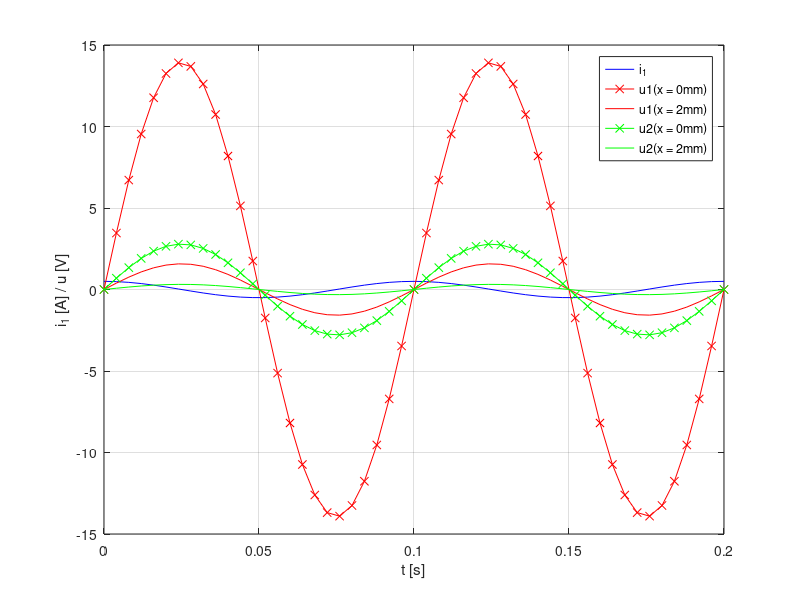

Reproduce this figure in MATLAB.
%% Tensions aux bornes des bobines
clear; clc; close all;

%% Variables
x = [0 2]*1e-3; % m
mu0 = 4* pi * 1e-7;
mur = 400; % -
a = 12e-3; % m
n1 = 500; % -
n2 = 100; % -

tmax = 0.2; % s
Imax = 0.5; % A
f = 10; % Hz
omega = 2*pi*f;

t = linspace(0, tmax, 51);

i = Imax * cos(omega*t)

di = Imax * omega * sin(omega*t)

%% formulas
getLambdaCste = @(x) 5*mu0*mur*a^2./(17*a+2*mur*x);

getL11 = @(x) n1^2*getLambdaCste(x);

getU1 = @(x) getL11(x) * di;
getU2 = @(x) n2/n1*getU1(x);

%% u1 et u2
u1x0 = getU1(x(1));
u1x2 = getU1(x(2));
u2x0 = getU2(x(1));
u2x2 = getU2(x(2));

%% plot
figure();
plot(t, i, 'b'); hold on;
plot(t, u1x0, 'r-x');
plot(t, u1x2, 'r-');
plot(t, u2x0, 'g-x');
plot(t, u2x2, 'g-');
hold off;
grid on;
xlabel('t [s]');
ylabel('i_1 [A] / u [V]');
legend('i_1', 'u1(x = 0mm)', 'u1(x = 2mm)', 'u2(x = 0mm)', 'u2(x = 2mm)');
